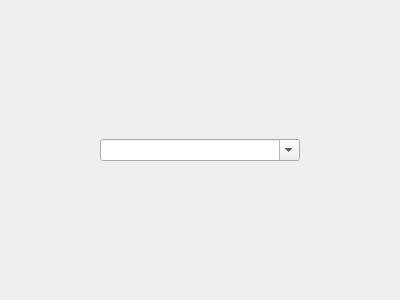
<?xml version="1.0" encoding="UTF-8"?>
<ui version="4.0">
 <class>ATCSelectionPanel</class>
 <widget class="QWidget" name="ATCSelectionPanel">
  <property name="geometry">
   <rect>
    <x>0</x>
    <y>0</y>
    <width>400</width>
    <height>300</height>
   </rect>
  </property>
  <property name="minimumSize">
   <size>
    <width>0</width>
    <height>100</height>
   </size>
  </property>
  <property name="windowTitle">
   <string>ATCSelectionPanel</string>
  </property>
  <layout class="QHBoxLayout" name="horizontalLayout">
   <item>
    <spacer name="horizontalSpacer">
     <property name="orientation">
      <enum>Qt::Horizontal</enum>
     </property>
     <property name="sizeHint" stdset="0">
      <size>
       <width>82</width>
       <height>20</height>
      </size>
     </property>
    </spacer>
   </item>
   <item>
    <widget class="QComboBox" name="_items">
     <property name="minimumSize">
      <size>
       <width>200</width>
       <height>0</height>
      </size>
     </property>
     <property name="cursor">
      <cursorShape>PointingHandCursor</cursorShape>
     </property>
     <property name="editable">
      <bool>true</bool>
     </property>
     <property name="iconSize">
      <size>
       <width>24</width>
       <height>24</height>
      </size>
     </property>
    </widget>
   </item>
   <item>
    <spacer name="horizontalSpacer_2">
     <property name="orientation">
      <enum>Qt::Horizontal</enum>
     </property>
     <property name="sizeHint" stdset="0">
      <size>
       <width>82</width>
       <height>20</height>
      </size>
     </property>
    </spacer>
   </item>
  </layout>
 </widget>
 <resources>
  <include location="../res/ATCCSATWindow.qrc"/>
 </resources>
 <connections/>
</ui>
